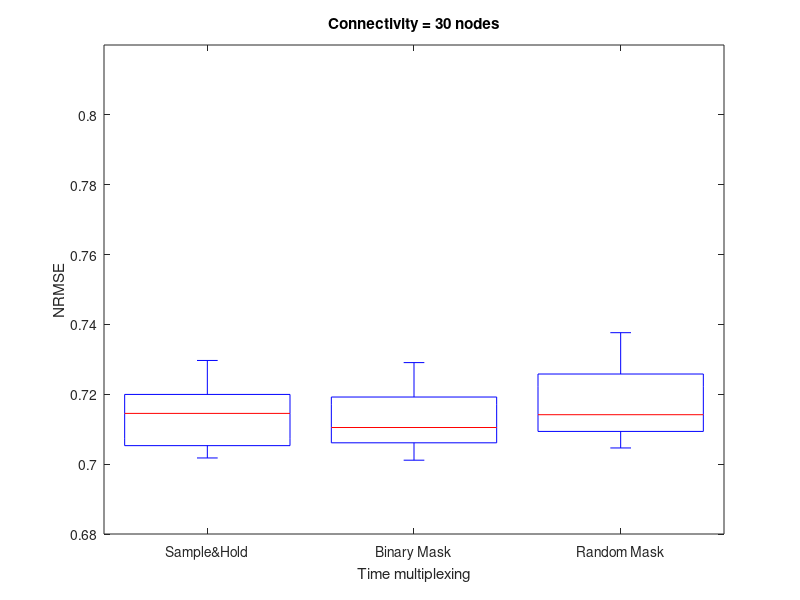

Write the MATLAB code that produced this figure.
% This script makes box plots of MG reservoir with different
% Time-multiplexing

% Load files
load('sh_output(30).mat', 'sh_err')
load('bm_output(30).mat', 'bm_err')
load('rm_output(30).mat', 'rm_err')

% Plot
T = [sh_err;bm_err;rm_err];
boxplot(T','Labels',{'Sample&Hold','Binary Mask','Random Mask'},'Whisker',1)
set(gcf, 'units', 'normalized');
set(gcf, 'Position', [0.5, 0.5, 0.2, 0.5]);
ylim([0.68,0.82])
xlabel('Time multiplexing')
ylabel('NRMSE')
title('Connectivity = 30 nodes')